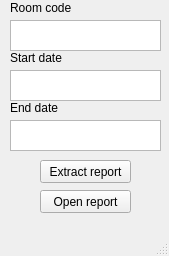
<?xml version="1.0" encoding="UTF-8"?>
<ui version="4.0">
 <class>MainWindow</class>
 <widget class="QMainWindow" name="MainWindow">
  <property name="geometry">
   <rect>
    <x>0</x>
    <y>0</y>
    <width>169</width>
    <height>256</height>
   </rect>
  </property>
  <property name="windowTitle">
   <string>MainWindow</string>
  </property>
  <widget class="QWidget" name="centralwidget">
   <widget class="QTextEdit" name="textEdit">
    <property name="geometry">
     <rect>
      <x>10</x>
      <y>20</y>
      <width>151</width>
      <height>31</height>
     </rect>
    </property>
   </widget>
   <widget class="QLabel" name="label">
    <property name="geometry">
     <rect>
      <x>10</x>
      <y>0</y>
      <width>61</width>
      <height>16</height>
     </rect>
    </property>
    <property name="text">
     <string>Room code</string>
    </property>
   </widget>
   <widget class="QTextEdit" name="textEdit_2">
    <property name="geometry">
     <rect>
      <x>10</x>
      <y>120</y>
      <width>151</width>
      <height>31</height>
     </rect>
    </property>
   </widget>
   <widget class="QTextEdit" name="textEdit_3">
    <property name="geometry">
     <rect>
      <x>10</x>
      <y>70</y>
      <width>151</width>
      <height>31</height>
     </rect>
    </property>
   </widget>
   <widget class="QLabel" name="label_2">
    <property name="geometry">
     <rect>
      <x>10</x>
      <y>50</y>
      <width>61</width>
      <height>16</height>
     </rect>
    </property>
    <property name="text">
     <string>Start date</string>
    </property>
   </widget>
   <widget class="QLabel" name="label_3">
    <property name="geometry">
     <rect>
      <x>10</x>
      <y>100</y>
      <width>61</width>
      <height>16</height>
     </rect>
    </property>
    <property name="text">
     <string>End date</string>
    </property>
   </widget>
   <widget class="QPushButton" name="pushButton">
    <property name="geometry">
     <rect>
      <x>40</x>
      <y>160</y>
      <width>91</width>
      <height>23</height>
     </rect>
    </property>
    <property name="text">
     <string>Extract report</string>
    </property>
   </widget>
   <widget class="QPushButton" name="pushButton_2">
    <property name="geometry">
     <rect>
      <x>40</x>
      <y>190</y>
      <width>91</width>
      <height>23</height>
     </rect>
    </property>
    <property name="text">
     <string>Open report</string>
    </property>
   </widget>
  </widget>
  <widget class="QMenuBar" name="menubar">
   <property name="geometry">
    <rect>
     <x>0</x>
     <y>0</y>
     <width>169</width>
     <height>21</height>
    </rect>
   </property>
  </widget>
  <widget class="QStatusBar" name="statusbar"/>
 </widget>
 <resources/>
 <connections/>
</ui>
